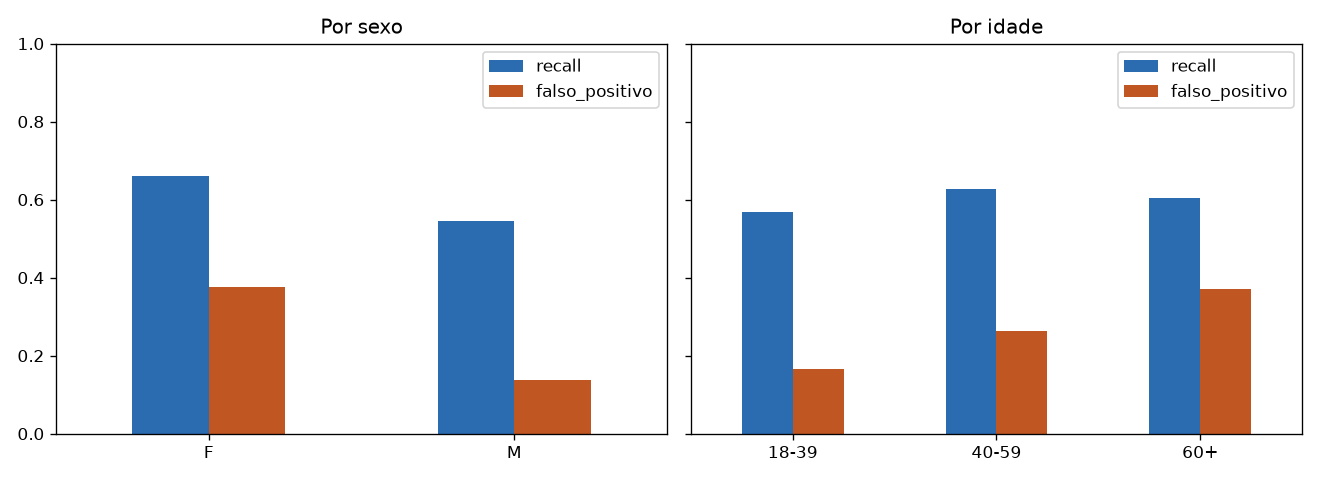

Python code for this plot:
# ---
# jupyter:
#   jupytext:
#     text_representation:
#       extension: .py
#       format_name: percent
#   kernelspec:
#     display_name: Python 3
#     language: python
#     name: python3
# ---

# %% [markdown]
# # CardioIA Fase 4 | Ir Além 1: fairness da CNN do zero
#
# A rede erra igual para homens e mulheres? E para jovens e idosos?
#
# Usa as previsões do conjunto de teste salvas pela Parte 2a.

# %%
from pathlib import Path

import matplotlib.pyplot as plt
import numpy as np
import pandas as pd

SEMENTE = 42
REPETICOES_DO_BOOTSTRAP = 2000

esta_no_colab = Path("/content").exists()
PASTA_DADOS = Path("/content/dados") if esta_no_colab else Path("../dados")

selecao = pd.read_csv(PASTA_DADOS / "processados" / "selecao.csv")
previsoes = pd.read_csv(PASTA_DADOS / "previsoes_teste.csv")

selecao["faixa_etaria"] = pd.cut(selecao["idade"], bins=[17, 39, 59, 100], labels=["18-39", "40-59", "60+"])
teste = previsoes.merge(selecao, on="arquivo", validate="one_to_one")
assert len(teste) == len(previsoes)

# %% [markdown]
# ## 1. O dataset representa todo mundo?

# %%
print("Distribuição por sexo (%), dataset selecionado:")
print((100 * pd.crosstab(selecao["classe"], selecao["sexo"], normalize="index")).round(1))
print("\nDistribuição por faixa etária (%), dataset selecionado:")
print((100 * pd.crosstab(selecao["classe"], selecao["faixa_etaria"], normalize="index")).round(1))

# %% [markdown]
# ## 2. Métricas por grupo
#
# - **Recall:** dos doentes, quantos a rede encontrou (igualdade de oportunidade).
# - **Falso positivo:** dos saudáveis, quantos ela marcou como doentes.
# - **Marcados como doentes:** quanto do grupo recebeu o alerta (paridade demográfica).


# %%
def metricas_do_grupo(grupo):
    doentes = grupo[grupo["verdadeira"] == 1]
    saudaveis = grupo[grupo["verdadeira"] == 0]
    return pd.Series(
        {
            "doentes": len(doentes),
            "saudaveis": len(saudaveis),
            "acuracia": (grupo["verdadeira"] == grupo["prevista"]).mean(),
            "recall": doentes["prevista"].mean(),
            "falso_positivo": saudaveis["prevista"].mean(),
            "marcados_como_doentes": grupo["prevista"].mean(),
        }
    )


def metricas_por(coluna):
    return pd.DataFrame({nome: metricas_do_grupo(grupo) for nome, grupo in teste.groupby(coluna, observed=True)}).T


por_sexo = metricas_por("sexo")
por_idade = metricas_por("faixa_etaria")
tabela = pd.concat({"sexo": por_sexo, "idade": por_idade}).round(3)
tabela.to_csv("metricas_por_grupo.csv")
print(tabela.to_string())

# %% [markdown]
# ## 3. A diferença é real ou é sorte?
#
# O teste é pequeno. Sorteamos os pacientes de novo várias vezes (bootstrap) para ver entre quais
# valores cada diferença costuma ficar. Se o intervalo inclui o zero, não dá para afirmar que existe diferença.

# %%
sorteador = np.random.default_rng(SEMENTE)


def intervalo_da_diferenca(grupo_1, grupo_2, rotulo_verdadeiro):
    acertos_1 = grupo_1.loc[grupo_1["verdadeira"] == rotulo_verdadeiro, "prevista"].to_numpy()
    acertos_2 = grupo_2.loc[grupo_2["verdadeira"] == rotulo_verdadeiro, "prevista"].to_numpy()
    diferencas = [
        sorteador.choice(acertos_1, len(acertos_1)).mean() - sorteador.choice(acertos_2, len(acertos_2)).mean()
        for _ in range(REPETICOES_DO_BOOTSTRAP)
    ]
    diferenca_observada = acertos_1.mean() - acertos_2.mean()
    minimo, maximo = np.percentile(diferencas, [2.5, 97.5])
    return {"diferenca": diferenca_observada, "minimo_95": minimo, "maximo_95": maximo}


mulheres = teste[teste["sexo"] == "F"]
homens = teste[teste["sexo"] == "M"]
jovens = teste[teste["faixa_etaria"] == "18-39"]
idosos = teste[teste["faixa_etaria"] == "60+"]

DOENTE, SAUDAVEL = 1, 0
diferencas = pd.DataFrame(
    {
        "recall: mulheres - homens": intervalo_da_diferenca(mulheres, homens, DOENTE),
        "falso positivo: mulheres - homens": intervalo_da_diferenca(mulheres, homens, SAUDAVEL),
        "recall: 60+ - 18-39": intervalo_da_diferenca(idosos, jovens, DOENTE),
        "falso positivo: 60+ - 18-39": intervalo_da_diferenca(idosos, jovens, SAUDAVEL),
    }
).T
diferencas["inclui_zero"] = (diferencas["minimo_95"] <= 0) & (diferencas["maximo_95"] >= 0)
diferencas = diferencas.round(3)
diferencas.to_csv("diferencas_entre_grupos.csv")
print(diferencas.to_string())

# %%
figura, eixos = plt.subplots(1, 2, figsize=(11, 4), sharey=True)
for eixo, (titulo, metricas_dos_grupos) in zip(eixos, [("Por sexo", por_sexo), ("Por idade", por_idade)]):
    metricas_dos_grupos[["recall", "falso_positivo"]].plot.bar(ax=eixo, rot=0, color=["#2b6cb0", "#c05621"])
    eixo.set(title=titulo, ylim=(0, 1), xlabel="")
figura.tight_layout()
figura.savefig("fairness.png", dpi=120)
plt.show()
